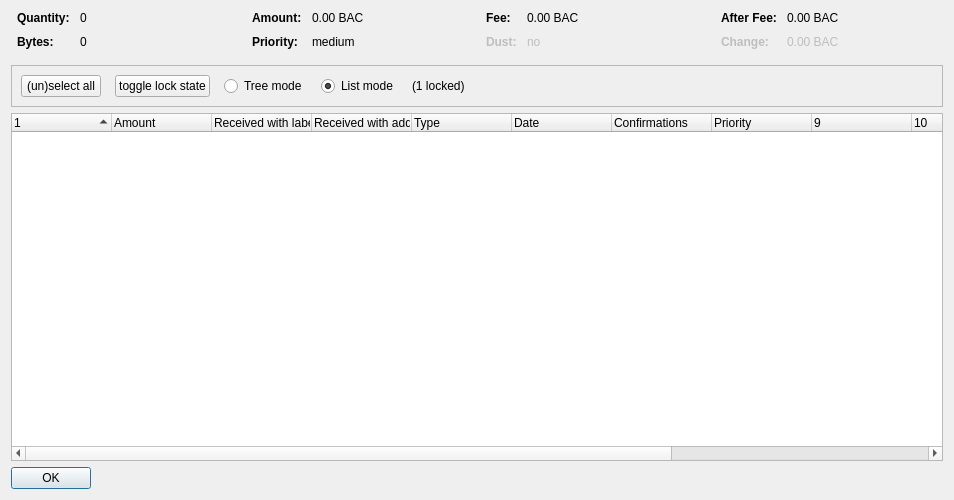
<?xml version="1.0" encoding="UTF-8"?>
<ui version="4.0">
 <class>CoinControlDialog</class>
 <widget class="QDialog" name="CoinControlDialog">
  <property name="geometry">
   <rect>
    <x>0</x>
    <y>0</y>
    <width>954</width>
    <height>500</height>
   </rect>
  </property>
  <property name="windowTitle">
   <string>Coin Selection</string>
  </property>
  <layout class="QVBoxLayout" name="verticalLayout">
   <item>
    <layout class="QHBoxLayout" name="horizontalLayoutTop" stretch="0,0,0,0">
     <property name="topMargin">
      <number>0</number>
     </property>
     <property name="bottomMargin">
      <number>10</number>
     </property>
     <item>
      <layout class="QFormLayout" name="formLayoutCoinControl1">
       <property name="horizontalSpacing">
        <number>10</number>
       </property>
       <property name="verticalSpacing">
        <number>10</number>
       </property>
       <property name="leftMargin">
        <number>6</number>
       </property>
       <property name="rightMargin">
        <number>6</number>
       </property>
       <item row="0" column="0">
        <widget class="QLabel" name="labelCoinControlQuantityText">
         <property name="font">
          <font>
           <weight>75</weight>
           <bold>true</bold>
          </font>
         </property>
         <property name="text">
          <string>Quantity:</string>
         </property>
        </widget>
       </item>
       <item row="0" column="1">
        <widget class="QLabel" name="labelCoinControlQuantity">
         <property name="cursor">
          <cursorShape>IBeamCursor</cursorShape>
         </property>
         <property name="contextMenuPolicy">
          <enum>Qt::ActionsContextMenu</enum>
         </property>
         <property name="text">
          <string notr="true">0</string>
         </property>
         <property name="textInteractionFlags">
          <set>Qt::LinksAccessibleByMouse|Qt::TextSelectableByKeyboard|Qt::TextSelectableByMouse</set>
         </property>
        </widget>
       </item>
       <item row="1" column="0">
        <widget class="QLabel" name="labelCoinControlBytesText">
         <property name="font">
          <font>
           <weight>75</weight>
           <bold>true</bold>
          </font>
         </property>
         <property name="text">
          <string>Bytes:</string>
         </property>
        </widget>
       </item>
       <item row="1" column="1">
        <widget class="QLabel" name="labelCoinControlBytes">
         <property name="cursor">
          <cursorShape>IBeamCursor</cursorShape>
         </property>
         <property name="contextMenuPolicy">
          <enum>Qt::ActionsContextMenu</enum>
         </property>
         <property name="text">
          <string notr="true">0</string>
         </property>
         <property name="textInteractionFlags">
          <set>Qt::LinksAccessibleByMouse|Qt::TextSelectableByKeyboard|Qt::TextSelectableByMouse</set>
         </property>
        </widget>
       </item>
      </layout>
     </item>
     <item>
      <layout class="QFormLayout" name="formLayoutCoinControl2">
       <property name="horizontalSpacing">
        <number>10</number>
       </property>
       <property name="verticalSpacing">
        <number>10</number>
       </property>
       <property name="leftMargin">
        <number>6</number>
       </property>
       <property name="rightMargin">
        <number>6</number>
       </property>
       <item row="0" column="0">
        <widget class="QLabel" name="labelCoinControlAmountText">
         <property name="font">
          <font>
           <weight>75</weight>
           <bold>true</bold>
          </font>
         </property>
         <property name="text">
          <string>Amount:</string>
         </property>
        </widget>
       </item>
       <item row="0" column="1">
        <widget class="QLabel" name="labelCoinControlAmount">
         <property name="cursor">
          <cursorShape>IBeamCursor</cursorShape>
         </property>
         <property name="contextMenuPolicy">
          <enum>Qt::ActionsContextMenu</enum>
         </property>
         <property name="text">
          <string notr="true">0.00 BAC</string>
         </property>
         <property name="textInteractionFlags">
          <set>Qt::LinksAccessibleByMouse|Qt::TextSelectableByKeyboard|Qt::TextSelectableByMouse</set>
         </property>
        </widget>
       </item>
       <item row="1" column="0">
        <widget class="QLabel" name="labelCoinControlPriorityText">
         <property name="font">
          <font>
           <weight>75</weight>
           <bold>true</bold>
          </font>
         </property>
         <property name="text">
          <string>Priority:</string>
         </property>
        </widget>
       </item>
       <item row="1" column="1">
        <widget class="QLabel" name="labelCoinControlPriority">
         <property name="cursor">
          <cursorShape>IBeamCursor</cursorShape>
         </property>
         <property name="contextMenuPolicy">
          <enum>Qt::ActionsContextMenu</enum>
         </property>
         <property name="text">
          <string>medium</string>
         </property>
         <property name="textInteractionFlags">
          <set>Qt::LinksAccessibleByMouse|Qt::TextSelectableByKeyboard|Qt::TextSelectableByMouse</set>
         </property>
        </widget>
       </item>
      </layout>
     </item>
     <item>
      <layout class="QFormLayout" name="formLayoutCoinControl3">
       <property name="horizontalSpacing">
        <number>10</number>
       </property>
       <property name="verticalSpacing">
        <number>10</number>
       </property>
       <property name="leftMargin">
        <number>6</number>
       </property>
       <property name="rightMargin">
        <number>6</number>
       </property>
       <item row="0" column="0">
        <widget class="QLabel" name="labelCoinControlFeeText">
         <property name="font">
          <font>
           <weight>75</weight>
           <bold>true</bold>
          </font>
         </property>
         <property name="text">
          <string>Fee:</string>
         </property>
        </widget>
       </item>
       <item row="0" column="1">
        <widget class="QLabel" name="labelCoinControlFee">
         <property name="cursor">
          <cursorShape>IBeamCursor</cursorShape>
         </property>
         <property name="contextMenuPolicy">
          <enum>Qt::ActionsContextMenu</enum>
         </property>
         <property name="text">
          <string notr="true">0.00 BAC</string>
         </property>
         <property name="textInteractionFlags">
          <set>Qt::LinksAccessibleByMouse|Qt::TextSelectableByKeyboard|Qt::TextSelectableByMouse</set>
         </property>
        </widget>
       </item>
       <item row="1" column="0">
        <widget class="QLabel" name="labelCoinControlLowOutputText">
         <property name="enabled">
          <bool>false</bool>
         </property>
         <property name="font">
          <font>
           <weight>75</weight>
           <bold>true</bold>
          </font>
         </property>
         <property name="text">
          <string>Dust:</string>
         </property>
        </widget>
       </item>
       <item row="1" column="1">
        <widget class="QLabel" name="labelCoinControlLowOutput">
         <property name="enabled">
          <bool>false</bool>
         </property>
         <property name="cursor">
          <cursorShape>IBeamCursor</cursorShape>
         </property>
         <property name="contextMenuPolicy">
          <enum>Qt::ActionsContextMenu</enum>
         </property>
         <property name="text">
          <string>no</string>
         </property>
         <property name="textInteractionFlags">
          <set>Qt::LinksAccessibleByMouse|Qt::TextSelectableByKeyboard|Qt::TextSelectableByMouse</set>
         </property>
        </widget>
       </item>
      </layout>
     </item>
     <item>
      <layout class="QFormLayout" name="formLayoutCoinControl4">
       <property name="horizontalSpacing">
        <number>10</number>
       </property>
       <property name="verticalSpacing">
        <number>10</number>
       </property>
       <property name="leftMargin">
        <number>6</number>
       </property>
       <property name="rightMargin">
        <number>6</number>
       </property>
       <item row="0" column="0">
        <widget class="QLabel" name="labelCoinControlAfterFeeText">
         <property name="font">
          <font>
           <weight>75</weight>
           <bold>true</bold>
          </font>
         </property>
         <property name="text">
          <string>After Fee:</string>
         </property>
        </widget>
       </item>
       <item row="0" column="1">
        <widget class="QLabel" name="labelCoinControlAfterFee">
         <property name="cursor">
          <cursorShape>IBeamCursor</cursorShape>
         </property>
         <property name="contextMenuPolicy">
          <enum>Qt::ActionsContextMenu</enum>
         </property>
         <property name="text">
          <string notr="true">0.00 BAC</string>
         </property>
         <property name="textInteractionFlags">
          <set>Qt::LinksAccessibleByMouse|Qt::TextSelectableByKeyboard|Qt::TextSelectableByMouse</set>
         </property>
        </widget>
       </item>
       <item row="1" column="0">
        <widget class="QLabel" name="labelCoinControlChangeText">
         <property name="enabled">
          <bool>false</bool>
         </property>
         <property name="font">
          <font>
           <weight>75</weight>
           <bold>true</bold>
          </font>
         </property>
         <property name="text">
          <string>Change:</string>
         </property>
        </widget>
       </item>
       <item row="1" column="1">
        <widget class="QLabel" name="labelCoinControlChange">
         <property name="enabled">
          <bool>false</bool>
         </property>
         <property name="cursor">
          <cursorShape>IBeamCursor</cursorShape>
         </property>
         <property name="contextMenuPolicy">
          <enum>Qt::ActionsContextMenu</enum>
         </property>
         <property name="text">
          <string notr="true">0.00 BAC</string>
         </property>
         <property name="textInteractionFlags">
          <set>Qt::LinksAccessibleByMouse|Qt::TextSelectableByKeyboard|Qt::TextSelectableByMouse</set>
         </property>
        </widget>
       </item>
      </layout>
     </item>
    </layout>
   </item>
   <item>
    <widget class="QFrame" name="frame">
     <property name="minimumSize">
      <size>
       <width>0</width>
       <height>40</height>
      </size>
     </property>
     <property name="frameShape">
      <enum>QFrame::StyledPanel</enum>
     </property>
     <property name="frameShadow">
      <enum>QFrame::Sunken</enum>
     </property>
     <layout class="QHBoxLayout" name="horizontalLayout">
      <item>
       <layout class="QHBoxLayout" name="horizontalLayoutPanel" stretch="0,0,0,0,0,0">
        <property name="spacing">
         <number>14</number>
        </property>
        <item>
         <widget class="QPushButton" name="pushButtonSelectAll">
          <property name="sizePolicy">
           <sizepolicy hsizetype="Maximum" vsizetype="Fixed">
            <horstretch>0</horstretch>
            <verstretch>0</verstretch>
           </sizepolicy>
          </property>
          <property name="text">
           <string>(un)select all</string>
          </property>
          <property name="autoDefault">
           <bool>false</bool>
          </property>
         </widget>
        </item>
        <item>
         <widget class="QPushButton" name="pushButtonToggleLock">
          <property name="sizePolicy">
           <sizepolicy hsizetype="Maximum" vsizetype="Fixed">
            <horstretch>0</horstretch>
            <verstretch>0</verstretch>
           </sizepolicy>
          </property>
          <property name="text">
           <string>toggle lock state</string>
          </property>
          <property name="autoDefault">
           <bool>false</bool>
          </property>
         </widget>
        </item>
        <item>
         <widget class="QRadioButton" name="radioTreeMode">
          <property name="sizePolicy">
           <sizepolicy hsizetype="Maximum" vsizetype="Fixed">
            <horstretch>0</horstretch>
            <verstretch>0</verstretch>
           </sizepolicy>
          </property>
          <property name="text">
           <string>Tree mode</string>
          </property>
         </widget>
        </item>
        <item>
         <widget class="QRadioButton" name="radioListMode">
          <property name="sizePolicy">
           <sizepolicy hsizetype="Maximum" vsizetype="Fixed">
            <horstretch>0</horstretch>
            <verstretch>0</verstretch>
           </sizepolicy>
          </property>
          <property name="text">
           <string>List mode</string>
          </property>
          <property name="checked">
           <bool>true</bool>
          </property>
         </widget>
        </item>
        <item>
         <widget class="QLabel" name="labelLocked">
          <property name="text">
           <string>(1 locked)</string>
          </property>
         </widget>
        </item>
        <item>
         <spacer name="horizontalSpacer">
          <property name="orientation">
           <enum>Qt::Horizontal</enum>
          </property>
          <property name="sizeHint" stdset="0">
           <size>
            <width>40</width>
            <height>20</height>
           </size>
          </property>
         </spacer>
        </item>
       </layout>
      </item>
     </layout>
    </widget>
   </item>
   <item>
    <widget class="CoinControlTreeWidget" name="treeWidget">
     <property name="contextMenuPolicy">
      <enum>Qt::CustomContextMenu</enum>
     </property>
     <property name="sortingEnabled">
      <bool>false</bool>
     </property>
     <property name="columnCount">
      <number>13</number>
     </property>
     <attribute name="headerShowSortIndicator" stdset="0">
      <bool>true</bool>
     </attribute>
     <attribute name="headerStretchLastSection">
      <bool>false</bool>
     </attribute>
     <column>
      <property name="text">
       <string/>
      </property>
     </column>
     <column>
      <property name="text">
       <string>Amount</string>
      </property>
     </column>
     <column>
      <property name="text">
       <string>Received with label</string>
      </property>
     </column>
     <column>
      <property name="text">
       <string>Received with address</string>
      </property>
     </column>
     <column>
      <property name="text">
       <string>Type</string>
      </property>
     </column>
     <column>
      <property name="text">
       <string>Date</string>
      </property>
     </column>
     <column>
      <property name="text">
       <string>Confirmations</string>
      </property>
      <property name="toolTip">
       <string>Confirmed</string>
      </property>
     </column>
     <column>
      <property name="text">
       <string>Priority</string>
      </property>
     </column>
     <column>
      <property name="text">
       <string/>
      </property>
     </column>
     <column>
      <property name="text">
       <string/>
      </property>
     </column>
     <column>
      <property name="text">
       <string/>
      </property>
     </column>
     <column>
      <property name="text">
       <string/>
      </property>
     </column>
     <column>
      <property name="text">
       <string/>
      </property>
     </column>
    </widget>
   </item>
   <item>
    <widget class="QDialogButtonBox" name="buttonBox">
     <property name="sizePolicy">
      <sizepolicy hsizetype="Maximum" vsizetype="Fixed">
       <horstretch>0</horstretch>
       <verstretch>0</verstretch>
      </sizepolicy>
     </property>
     <property name="orientation">
      <enum>Qt::Horizontal</enum>
     </property>
     <property name="standardButtons">
      <set>QDialogButtonBox::Ok</set>
     </property>
    </widget>
   </item>
  </layout>
 </widget>
 <customwidgets>
  <customwidget>
   <class>CoinControlTreeWidget</class>
   <extends>QTreeWidget</extends>
   <header>coincontroltreewidget.h</header>
  </customwidget>
 </customwidgets>
 <resources/>
 <connections/>
</ui>
